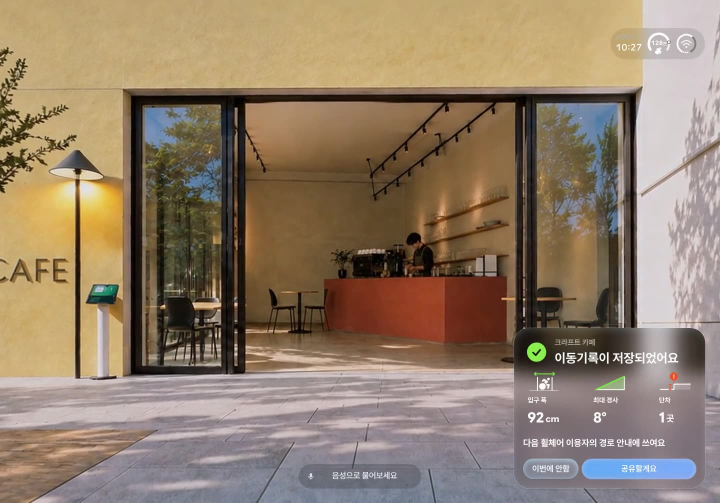
#> input picture guide/media/arrive.jpg, 1440 x 1006 px (shown at 1/2 size)
$ python -i parts.py   (imports and definitions only)
#> lines starting #> are read from the running program, lines starting #| are printed output that depends on the picture; after the words box and inside, x2 and y2 are one past the last pixel; in counts of white or black regions, pixels touching at a corner belong together
#> further down, picture is the input picture: PIL image 1440x1006 RGB; mean R, G, B 145.2, 126.4, 106.1
import numpy as np, cv2
from PIL import Image
# metadata-based parts (section coords, 1x)
logos=[(467,544),(213,596),(286,676),(436,710),(166,756),(346,789),(164,822),(428,835),(263,867),(508,876),(584,868),(333,914)]
PROB=[dict(r=(64-4,479-4,192,81),kind='barh'),dict(r=(64-4,564-4,325,97),kind='barh'),
 dict(r=(745,425,220,225),kind='pop'),dict(r=(950,431,113,113),kind='pop'),dict(r=(966,546,98,98),kind='pop'),
 dict(r=(62,1234-2,144,51),kind='barv'),dict(r=(202,1133-2,164,152),kind='barv'),dict(r=(362,1063-2,224,222),kind='barv'),
 dict(r=(730,1168,146,60),kind='barv'),dict(r=(884,1107,146,122),kind='barv'),dict(r=(1038,1051,146,178),kind='barv'),dict(r=(1192,1035,146,194),kind='barv')]
META_PARTS={
 ('03problem','Frame'): PROB,
 ('04opp','Positioning map v2'): [dict(r=(x-30,y-4,106,80),kind='logo') for x,y in logos]+[dict(r=(760,436,320,268),kind='hero')],
 ('05journey','Journey'): [dict(r=(150,606,1115,104),kind='curve')]
   +[dict(r=(x-3,y-3,24,24),kind='dot') for x,y in [(145,604),(360,694),(539,649),(720,694),(893,649),(1070,649),(1251,649)]]
   +[dict(r=(x-2,y-2,172,h+8),kind='bubble') for x,y,h in [(110,520,69),(287,595,84),(464,566,67),(641,611,67),(818,581,52),(995,581,52)]]
   +[dict(r=(x-2,388-2,172,120),kind='drop') for x in [110,286,462,638,815,991,1167]],
}
def pixel_parts(img, x0frac=0.0, x1frac=1.0, S=2):
    """detect chart marks (bars/bubbles/big numbers) inside a light card"""
#> called with x0frac = 0, x1frac = 1, S = 2
    a=np.asarray(img.convert('RGB')).astype(np.int16)
    H,W,_=a.shape
#> H = 1006; W = 1440
    mx=a.max(2); mn=a.min(2)
#> after `mx = a.max(2)`:
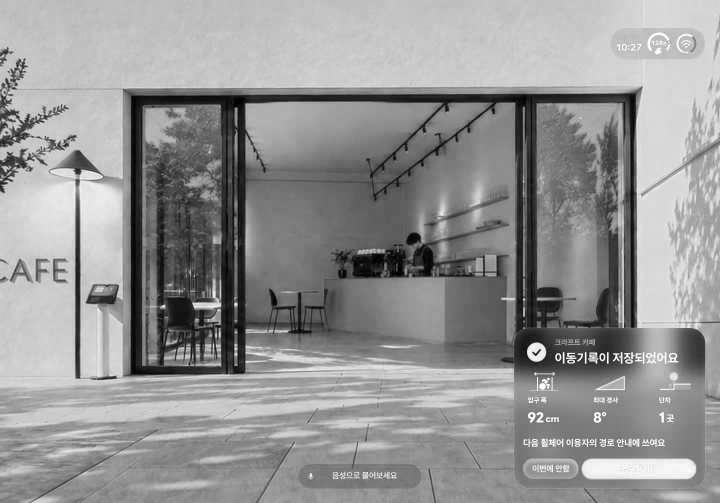
#> mx: shape (1006, 1440) int16 (shown at 1/2 size); min 0, max 255, mean 147.6
#> after `mn = a.min(2)`:
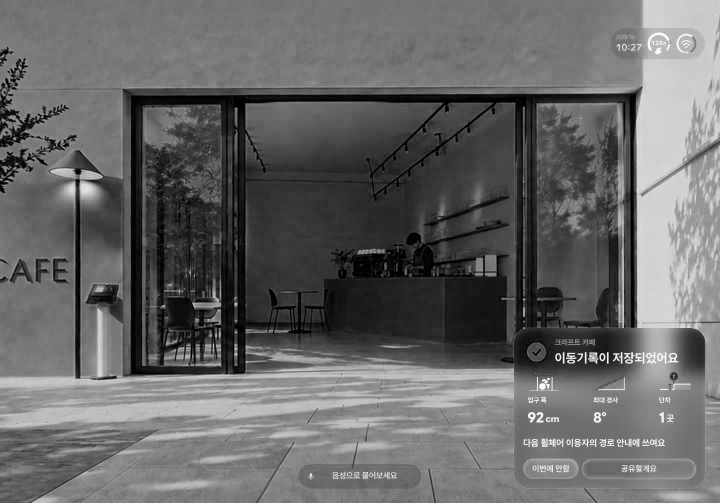
#> mn: shape (1006, 1440) int16 (shown at 1/2 size); min 0, max 255, mean 103
    ink=((mn<=236)|((mx-mn)>26)).astype(np.uint8)*255
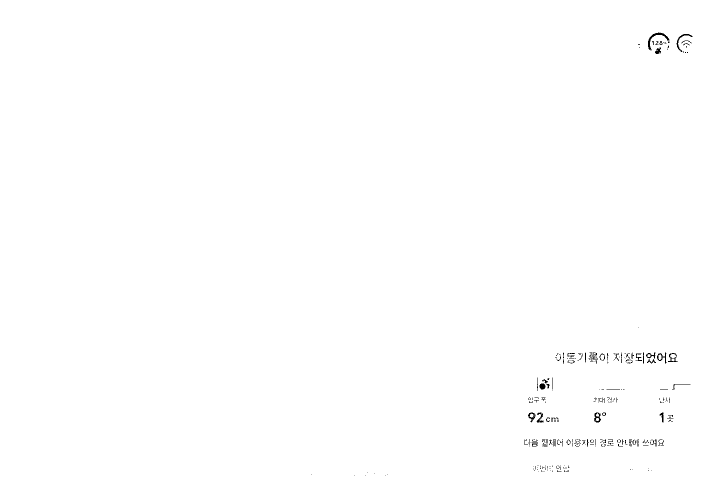
#> ink: shape (1006, 1440) (shown at 1/2 size); 99.7% white; black in thin lines or dots, all inside (x1, y1, x2, y2) = (623, 65, 1385, 952)
    ink[:, :int(W*x0frac)]=0; ink[:, int(W*x1frac):]=0
    k=np.ones((13,13),np.uint8)
    op=cv2.morphologyEx(ink,cv2.MORPH_OPEN,k)
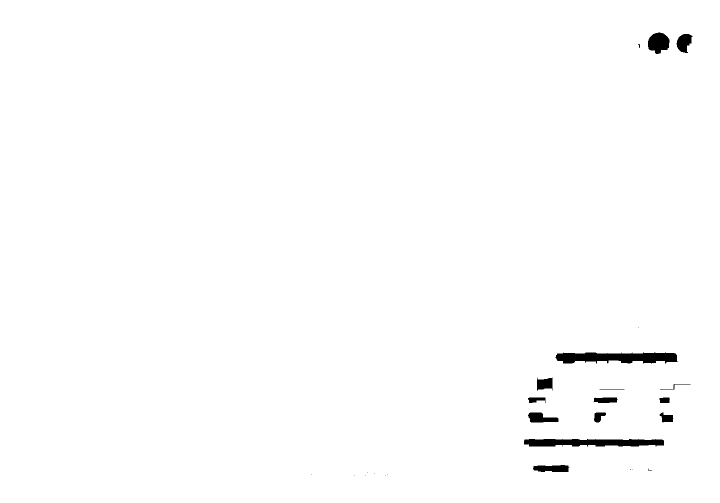
#> op: shape (1006, 1440) (shown at 1/2 size); 99% white; 26 black regions (12 under 20 px), largest, box (x1, y1, x2, y2) and area: (1111, 705, 1355, 727) 4162, (1048, 878, 1328, 893) 3531, (1296, 65, 1339, 108) 1361
    op=cv2.morphologyEx(op,cv2.MORPH_CLOSE,np.ones((5,5),np.uint8))
#> op: shape (1006, 1440); 99.1% white; 12 black regions, largest, box (x1, y1, x2, y2) and area: (1112, 705, 1354, 727) 4107, (1048, 878, 1328, 893) 3511, (1296, 65, 1339, 108) 1361
    n,lab,st,_=cv2.connectedComponentsWithStats(op)
#> n = 2; st = [[1048, 65, 335, 879, 13627], [0, 0, 1440, 1006, 1435013]]
    boxes=[]
    def cut(x,y,w,h,depth=0):
        sub=op[y:y+h,x:x+w]>0
        if depth<6:
            for axis in (1,0):
                prof=sub.any(axis=0 if axis==1 else 1)
                idx=np.where(~prof)[0]
                L=len(prof)
                # find interior gap >= 10px
                runs=[];start=None
                for i2 in range(L):
                    if not prof[i2]:
                        if start is None: start=i2
                    else:
                        if start is not None:
                            if start>0 and i2-start>=10: runs.append((start,i2))
                            start=None
                if runs:
                    a,b2=max(runs,key=lambda r:r[1]-r[0]); m=(a+b2)//2
                    if axis==1: cut(x,y,m,h,depth+1); cut(x+m,y,w-m,h,depth+1)
                    else: cut(x,y,w,m,depth+1); cut(x,y+m,w,h-m,depth+1)
                    return
        ys,xs=np.where(sub)
        if len(xs)==0: return
        boxes.append((x+xs.min(),y+ys.min(),xs.max()-xs.min()+1,ys.max()-ys.min()+1,len(xs)))
    for i in range(1,n):
        x,y,w,h,area=st[i]
        if area<4200: continue
        cut(x,y,w,h)
#> this loop made 1 pass
    out=[]
    bots={}
    for x,y,w,h,area in boxes:
        if area<4200 or w<40 or h<40: continue
        bots.setdefault(round((y+h)/24),[]).append((x,y,w,h))
#> after the loop, bots = {42: [(0, 0, 1440, 1006)]}
    for x,y,w,h,area in boxes:
        if area<4200 or w<40 or h<40: continue
        if w>W*0.92 and h>H*0.6: continue
        fill=area/(w*h)
        same=[b for b in bots.get(round((y+h)/24),[]) if b!=(x,y,w,h)]
        if same and any(abs(b[3]-h)>20 for b in same) and abs(w-h)>0.15*max(w,h): kind='barv'
        elif w>1.6*h: kind='barh'
        elif h>1.25*w: kind='barv'
        else: kind='pop'
        out.append(dict(px=(x,y,w,h),kind=kind,fill=fill))
#> after the loop, out = []
    return out
def erase(arr,mask):
    """row-interpolate masked pixels from neighbours"""
    out=arr.astype(np.float32).copy(); H,W,_=arr.shape; xs=np.arange(W)
    for y in range(H):
        m=mask[y]>0
        if not m.any(): continue
        v=~m
        if v.sum()<2: continue
        for c in range(3): out[y,m,c]=np.interp(xs[m],xs[v],out[y,v,c])
    sm=cv2.GaussianBlur(out,(0,0),2)
    mf=cv2.GaussianBlur(mask.astype(np.float32)/255,(0,0),1.5)[...,None]
    return (arr*(1-mf)+sm*mf).clip(0,255).astype(np.uint8)

>>> from PIL import Image
>>> picture = Image.open('../media/arrive.jpg')
>>> result = pixel_parts(picture)
#> result = []

$ run again, on guide/media/door.jpg
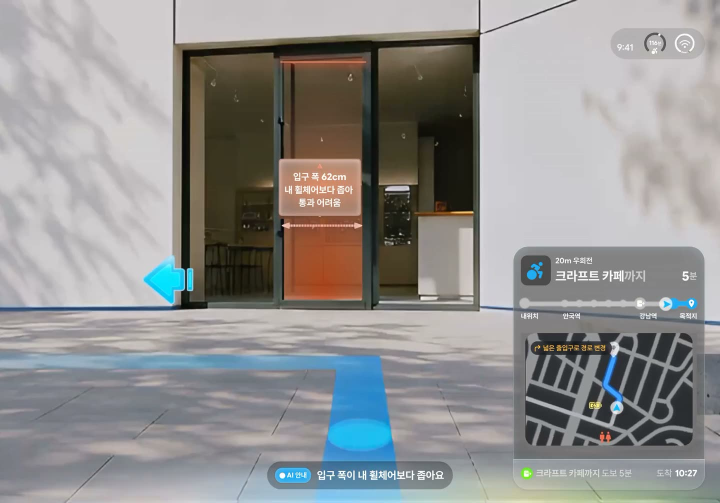
#> input picture guide/media/door.jpg, 1440 x 1006 px (shown at 1/2 size)
#> picture is the input picture: PIL image 1440x1006 RGB; mean R, G, B 145.8, 145.5, 144.6
#> in pixel_parts, `ink=((mn<=236)|((mx-mn)>26)).astype(np.uint8)*255`:
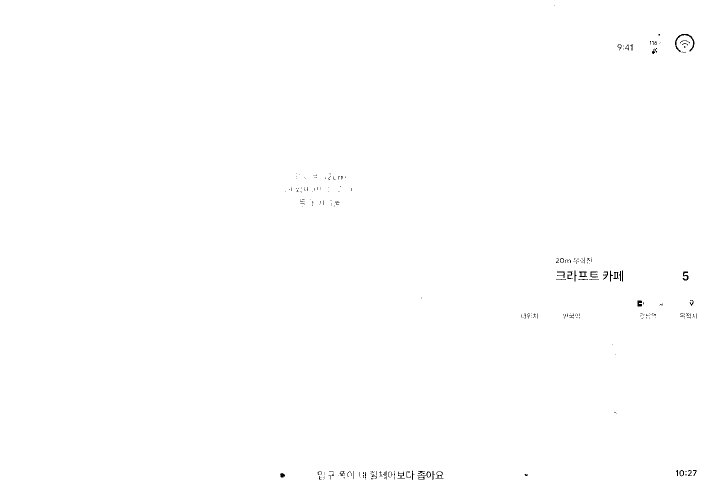
#> ink: shape (1006, 1440) (shown at 1/2 size); 99.8% white; black in thin lines or dots, all inside (x1, y1, x2, y2) = (560, 11, 1393, 960)
#> in pixel_parts, `op=cv2.morphologyEx(ink,cv2.MORPH_OPEN,k)`:
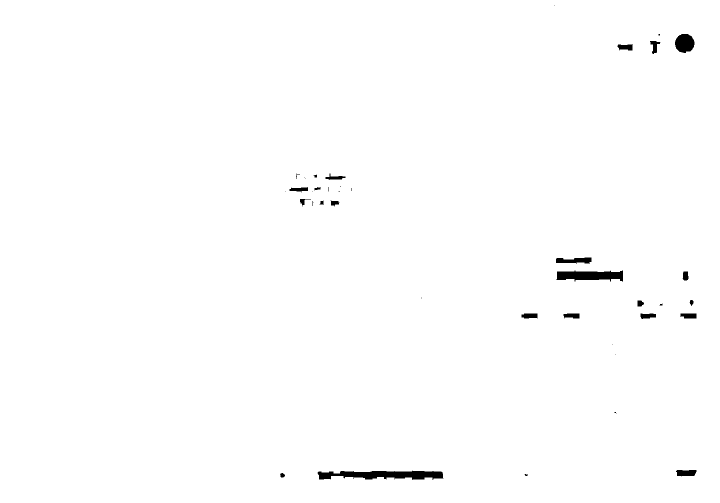
#> op: shape (1006, 1440) (shown at 1/2 size); 99.3% white; 41 black regions (19 under 20 px), largest, box (x1, y1, x2, y2) and area: (635, 941, 887, 960) 3210, (1112, 541, 1246, 563) 2164, (1350, 68, 1389, 106) 1152
#> lab: shape (1006, 1440) int32; values 0 (black) and 1 (white), 99.3% white; 21 black regions, largest, box (x1, y1, x2, y2) and area: (636, 942, 886, 959) 3182, (1114, 542, 1246, 562) 2137, (1350, 68, 1389, 106) 1152
#> n = 2; st = [[561, 68, 832, 891, 10249], [0, 0, 1440, 1006, 1438391]]
#> the loop in pixel_parts, `for i in range(1,n):` made 1 pass
#> the loop in pixel_parts, `for x,y,w,h,area in boxes:` made 1 pass
#> after the loop in pixel_parts, `for x,y,w,h,area in boxes:`: bots = {42: [(0, 0, 1440, 1006)]}
#> after the loop in pixel_parts, `for x,y,w,h,area in boxes:`: out = []
